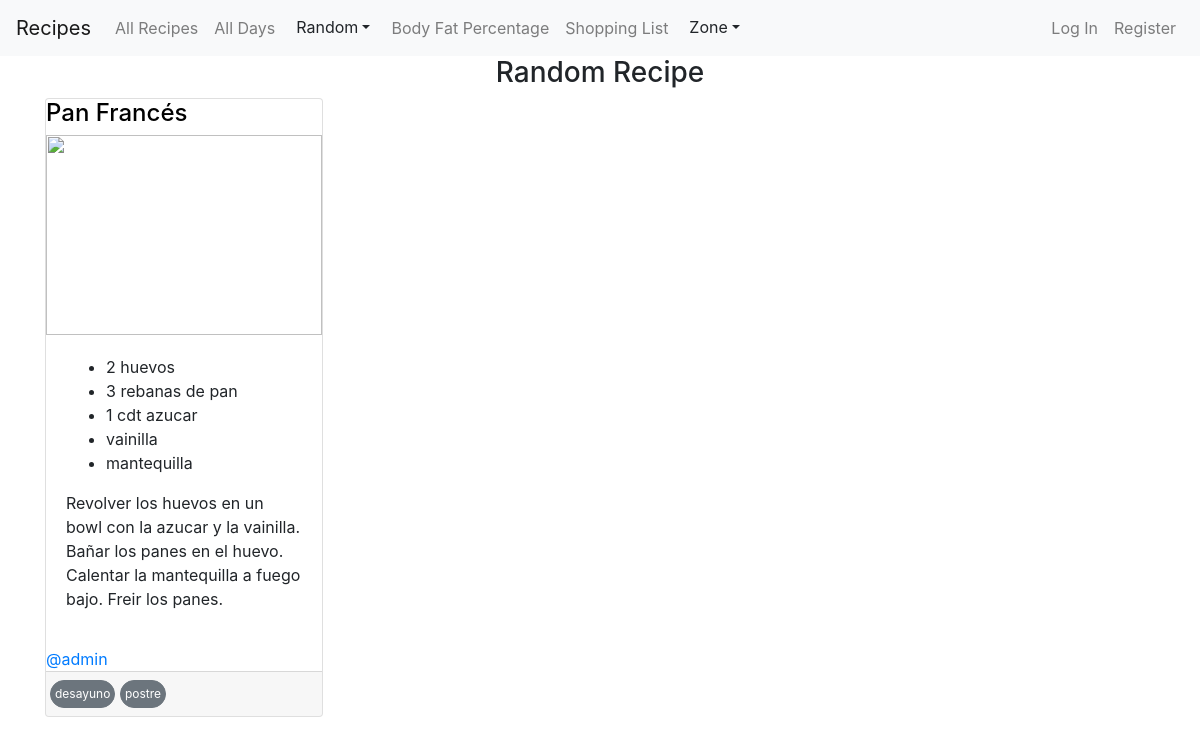
The page /random_recipe on the database its author committed.
### app/models.py (models this page shows, shortened)
class Recipe(models.Model):
    id = models.AutoField(primary_key=True, unique=True)
    title = models.CharField(max_length=30)
    ingredients = models.CharField(max_length=50)
    image_url = models.CharField(max_length=400)
    tags = models.CharField(max_length=50)
    description = models.CharField(max_length=400)
    creator = models.ForeignKey(User, on_delete=models.CASCADE)

class User(AbstractUser):
    pass

### app/views.py (the view)
# urls.py: path("random_recipe", views.random_recipe, name="random_recipe"),
def random_recipe(request):
    recipes = Recipe.objects.all()
    recipe = random.choice( recipes )
    return render(request, 'app/random_recipe.html',{
        'recipe': recipe
    })

### app/templatetags/my_filters.py (called while the page is built)
def split(text, sep):
  words = text.split(sep)
  clean_words = []
  for word in words:
    clean_word = word.strip(' ')
    clean_words.append(clean_word)
  return clean_words

### app/templates/app/random_recipe.html
{% extends "app/layout.html" %}
{% load my_filters %}
{% block body %}
  <div class="container">
    <h3 class="text-center">Random Recipe</h3>
      {% include 'app/render_recipe.html' %}
  </div>
{% endblock %}

### app/templates/app/render_recipe.html (shortened to what this page needs)
{% load my_filters %}
<div class="card col-lg-3 col-sm-6 p-0 mb-2">
  <a href="/recipe/{{recipe.id}}">
      <h4>{{recipe.title}}</h4>
  </a>
  <img src="{{recipe.image_url}}" class="recipe-image">
  <div class="card-body">
      <ul>
          {% for ingredient in recipe.ingredients|split:',' %}
          <li>{{ingredient}}</li>
          {% endfor %}
      </ul>
      <p>{{recipe.description}}</p>
  </div>
  <div class='d-flex justify-content-between'>
      <a href="/profile/{{recipe.creator.id}}">
          @{{recipe.creator}}
      </a>
  </div>
  <div class="card-footer p-1">
      {% for tag in recipe.tags|split:',' %}
      <a href="/filter_by_tag/{{tag}}">
          <small class="btn btn-sm btn-secondary rounded-pill my-1 p-1 tag">{{tag}}</small>
      </a>
      {% endfor %}
  </div>
</div>

### app/static/app/styles.css (style rules this page uses)
.recipe-image { width: 100%; height: 25vh; object-fit: cover; }
.card small { font-size: 12px; }
.card > a h4 { text-decoration: none; color: black; }
.card-footer a { text-decoration: none; }

### rows shown on the page
Recipe: title "Pan Francés", description "Revolver los huevos en un bowl con la azucar y la vainilla. Bañar los panes en el huevo. Calentar la mantequilla a fuego bajo. Freir los panes.", creator "admin"

### other values the page prints
{{ ingredient }} "2 huevos" "3 rebanas de pan" "1 cdt azucar" "vainilla" "mantequilla"
{{ tag }} "desayuno" "postre"
